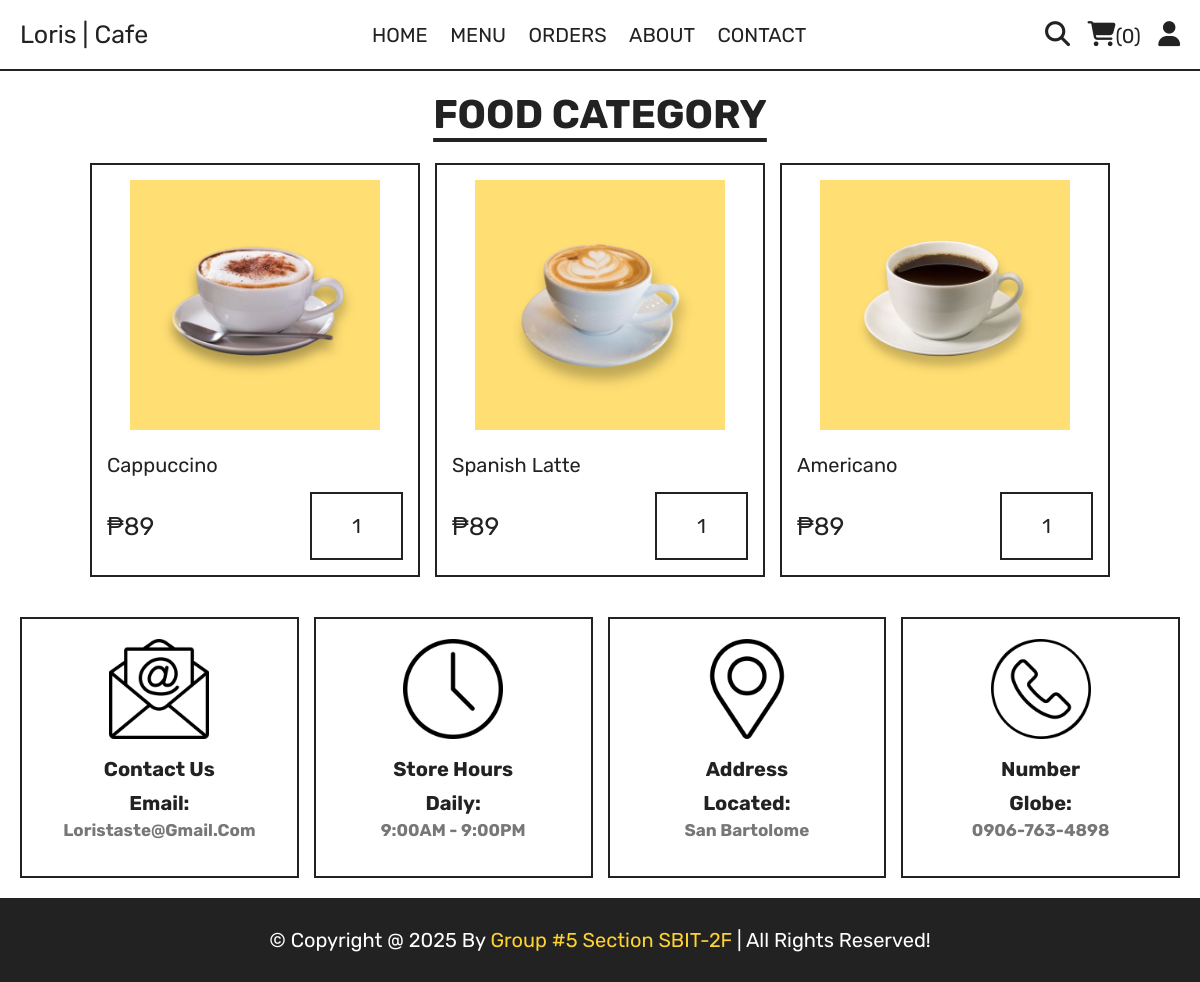
/category.php?category=Hot Brewed, run on the app's committed database.
### tables this page shows
CREATE TABLE `products` (
  `id` int(100) NOT NULL,
  `name` varchar(100) NOT NULL,
  `details` varchar(500) NOT NULL,
  `category` varchar(100) NOT NULL,
  `price` varchar(100) NOT NULL,
  `med_price` varchar(50) NOT NULL,
  `large_price` varchar(50) NOT NULL,
  `image` varchar(100) NOT NULL,
  `availability` enum('Available','Not Available') DEFAULT 'Available'
);

### category.php (the view, shortened to what this page needs)
<?php
include 'components/connect.php';
?>
<!DOCTYPE html>
<html lang="en">
<head>
   <link rel="stylesheet" href="https://cdnjs.cloudflare.com/ajax/libs/font-awesome/6.1.1/css/all.min.css">
   <link rel="stylesheet" href="css/style.css">
</head>
<body>
<?php include 'components/user_header.php'; ?>
<section class="products">
   <h1 class="title">Food Category</h1>
   <div class="box-container">
      <?php
         $category = $_GET['category'];
         $select_products = $conn->prepare("SELECT * FROM `products` WHERE category = ?");
         $select_products->execute([$category]);
         if($select_products->rowCount() > 0){
            while($fetch_products = $select_products->fetch(PDO::FETCH_ASSOC)){
      ?>
      <form action="" method="post" class="box">
         <img src="uploaded_img/<?= $fetch_products['image']; ?>" alt="">
         <div class="name"><?= $fetch_products['name']; ?></div>
         <div class="flex">
            <div class="price"><span>₱</span><?= $fetch_products['price']; ?></div>
            <input type="number" name="qty" class="qty" min="1" max="99" value="1" maxlength="2">
         </div>
      </form>
      <?php
            }
         }else{
            echo '<p class="empty">Product is not currently available!</p>';
         }
      ?>
   </div>
</section>
<?php include 'components/footer.php'; ?>
</body>
</html>

### css/style.css (style rules this page uses)
:root { --yellow:#fed330; --red:#e74c3c; --white:#fff; --black:#222; --light-color:#777; --border:.2rem solid var(--black); --blue: #8cb8c4; --mema: #eae0c6; }
* { font-family: 'Rubik', sans-serif; margin:0; padding:0; box-sizing: border-box; outline: none; border: none; text-decoration: none; }
html { font-size: 62.5%; overflow-x: hidden; scroll-behavior: smooth; stop-opacity: 7rem; }
section { margin:0 auto; max-width: 1200px; padding:2rem; }
.title { text-align: center; margin-bottom: 2.5rem; font-size: 4rem; color:var(--black); text-transform: uppercase; text-decoration: underline; text-underline-offset: 1rem; }
.products .box-container { display: grid; grid-template-columns: repeat(auto-fit, 33rem); justify-content: center; align-items: flex-start; gap:1.5rem; }
.products .box-container .box { border:var(--border); padding:1.5rem; position: relative; overflow: hidden; }
.products .box-container .box img { height: 25rem; width: 100%; object-fit: contain; margin-bottom: 1rem; }
.products .box-container .box .name { font-size: 2rem; color:var(--black); margin:1rem 0; }
.products .box-container .box .flex { display: flex; align-items: center; gap:1rem; margin-top: 1.5rem; }
.products .box-container .box .flex .price { margin-right: auto; font-size: 2.5rem; color:var(--black); }
.products .box-container .box .flex .qty { text-align: center; padding:2rem; border:var(--border); font-size: 2rem; color:var(--black); }

### data on the page
products: image (picture), name "Cappuccino", price "89"
products: image (picture), name "Spanish Latte", price "89"
products: image (picture), name "Americano", price "89"

### other printed values
$total_cart_items "0"
